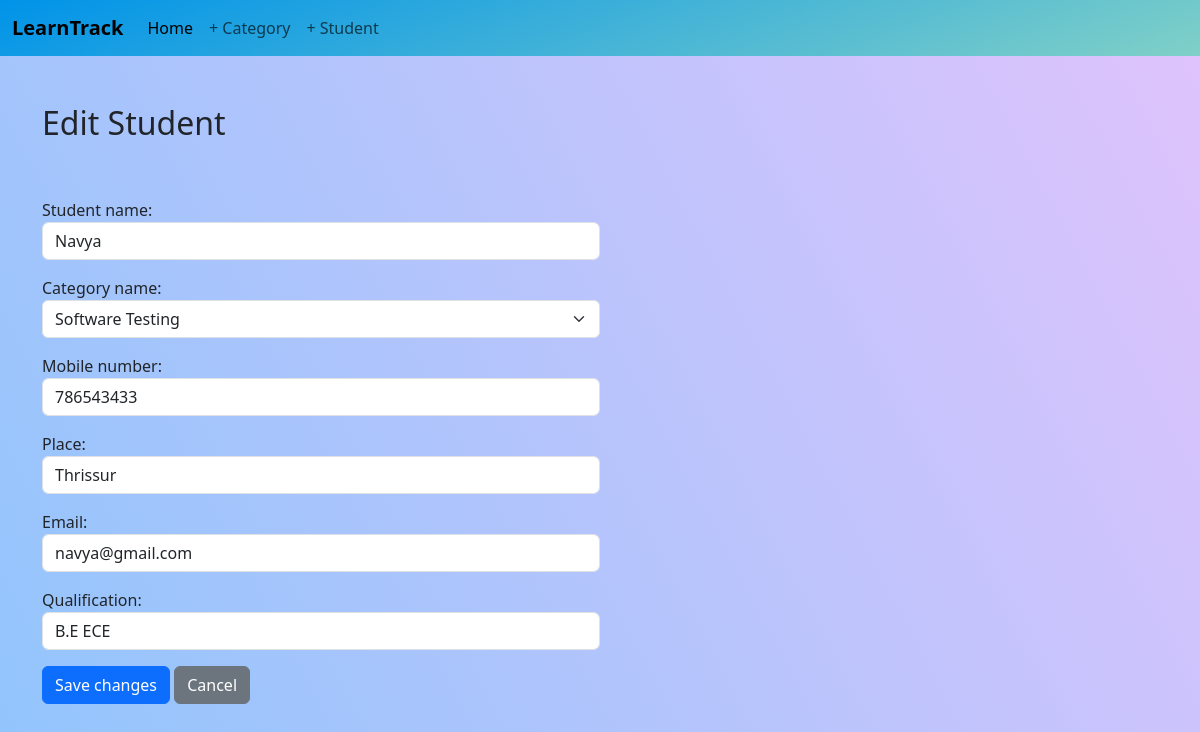
Screenshot of /student/3/update/ with the database file from the repository.
### StudentHub/models.py (models this page shows, shortened)
class Student(models.Model):
    student_name = models.CharField(max_length=200)
    category_name = models.ForeignKey(Category, on_delete=models.CASCADE, related_name="category")
    place = models.CharField(max_length=200)
    mobile_number = models.CharField(max_length=200)
    email = models.CharField(max_length=200)
    qualification = models.CharField(max_length=200)
    created_date = models.DateTimeField(auto_now_add=True)
    updated_date = models.DateTimeField(auto_now=True)
    is_active = models.BooleanField(default=True)

class Category(models.Model):
    category_name = models.CharField(max_length=200, unique=True)
    created_date = models.DateTimeField(auto_now_add=True)
    updated_date = models.DateTimeField(auto_now=True)
    is_active = models.BooleanField(default=True)
    def __str__(self):
        return self.category_name

### StudentHub/views.py (the view, shortened to what this page needs)
# urls.py: path("student/<int:pk>/update/", views.StudentUpdateView.as_view(), name="student-edit")
class StudentUpdateView(View):
    def get(self,request,*args,**kwargs):
        id=kwargs.get('pk')
        student_object=Student.objects.get(id=id)
        form=StudentForm(instance=student_object)
        return render(request,'student_edit.html',{'form':form})

### StudentHub/forms.py
class StudentForm(forms.ModelForm):
    class Meta:
        model = Student
        fields = ["id", "student_name", "category_name", "mobile_number", "place", "email", "qualification"]
        widgets = {
            "student_name": forms.TextInput(attrs={'class': 'form-control mb-3'}),
            "category_name": forms.Select(attrs={'class': 'form-select mb-3'}),
            "mobile_number": forms.TextInput(attrs={'class': 'form-control mb-3'}),
            "place": forms.TextInput(attrs={'class': 'form-control mb-3'}),
            "email": forms.EmailInput(attrs={'class': 'form-control mb-3'}),
            "qualification": forms.TextInput(attrs={'class': 'form-control mb-3'})
        }

### StudentHub/templates/student_edit.html (shortened to what this page needs)
<!DOCTYPE html>
<html lang="en">
<head>
  <link href="https://cdn.jsdelivr.net/npm/bootstrap@5.3.3/dist/css/bootstrap.min.css" rel="stylesheet"
>
</head>
<body>
  <nav class="navbar navbar-expand-lg bg-body-tertiary">
    <div class="container-fluid">
      <a class="navbar-brand fw-bolder" href="#">LearnTrack</a>
      <div class="collapse navbar-collapse" id="navbarSupportedContent">
        <ul class="navbar-nav me-auto mb-2 mb-lg-0">
          <li class="nav-item">
            <a class="nav-link active" aria-current="page" href="{% url 'home' %}">Home</a>
          </li>
          <li class="nav-item">
            <a class="nav-link" href="{% url 'category-add' %}">+ Category</a>
          </li>
          <li class="nav-item">
            <a class="nav-link" href="{% url 'student-add' %}">+ Student</a>
          </li>
        </ul>
      </div>
    </div>
  </nav>
  <div class="container mt-5">
    <div class="d-flex mb-5">
      <h2>Edit Student</h2>
    </div>
    <form action="" method="post" class="mb-3">
      <div class="mb-3 w-50">
        {{ form.student_name.label_tag }}
        {{ form.student_name }}
      </div>
      <div class="mb-3 w-50">
        {{ form.category_name.label_tag }}
        {{ form.category_name }}
      </div>
      <div class="mb-3 w-50">
        {{ form.mobile_number.label_tag }}
        {{ form.mobile_number }}
      </div>
      <div class="mb-3 w-50">
        {{ form.place.label_tag }}
        {{ form.place }}
      </div>
      <div class="mb-3 w-50">
        {{ form.email.label_tag }}
        {{ form.email }}
      </div>
      <div class="mb-3 w-50">
        {{ form.qualification.label_tag }}
        {{ form.qualification }}
      </div>
      <button type="submit" class="btn btn-primary">Save changes</button>
      <a href="{% url 'home' %}" class="btn btn-secondary">Cancel</a>
    </form>
  </div>
</body>
</html>

### StudentHub/templates/student_edit.html (style rules this page uses)
body { background-color: #8EC5FC; background-image: linear-gradient(62deg, #8EC5FC 0%, #E0C3FC 100%); background-repeat: no-repeat; background-size: 100% 900px; }
.navbar { background-color: #0093E9; background-image: linear-gradient(160deg, #0093E9 0%, #80D0C7 100%); }

### rows the page displays
Student: student_name "Navya", mobile_number "786543433", place "Thrissur", email "navya@gmail.com", qualification "B.E ECE"
Category: category_name "Software Testing"
